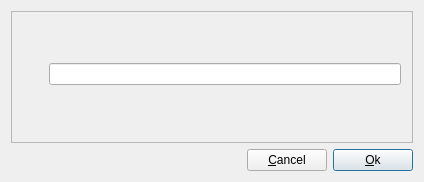
<?xml version="1.0" encoding="UTF-8"?>
<ui version="4.0">
 <class>PWDialog</class>
 <widget class="QDialog" name="PWDialog">
  <property name="geometry">
   <rect>
    <x>0</x>
    <y>0</y>
    <width>418</width>
    <height>182</height>
   </rect>
  </property>
  <property name="windowTitle">
   <string>Kerberos Password Dialog</string>
  </property>
  <layout class="QGridLayout" name="pwdLayout">
   <item row="1" column="2">
    <widget class="QPushButton" name="okButton">
     <property name="sizePolicy">
      <sizepolicy hsizetype="Minimum" vsizetype="Fixed">
       <horstretch>0</horstretch>
       <verstretch>0</verstretch>
      </sizepolicy>
     </property>
     <property name="text">
      <string>&amp;Ok</string>
     </property>
     <property name="shortcut">
      <string>Alt+O</string>
     </property>
     <property name="default">
      <bool>true</bool>
     </property>
    </widget>
   </item>
   <item row="1" column="1">
    <widget class="QPushButton" name="cancelButton">
     <property name="text">
      <string>&amp;Cancel</string>
     </property>
     <property name="shortcut">
      <string>Alt+C</string>
     </property>
    </widget>
   </item>
   <item row="1" column="0">
    <spacer name="spacer1">
     <property name="orientation">
      <enum>Qt::Horizontal</enum>
     </property>
     <property name="sizeType">
      <enum>QSizePolicy::Fixed</enum>
     </property>
     <property name="sizeHint" stdset="0">
      <size>
       <width>230</width>
       <height>20</height>
      </size>
     </property>
    </spacer>
   </item>
   <item row="0" column="0" colspan="3">
    <widget class="QFrame" name="frame">
     <property name="frameShape">
      <enum>QFrame::StyledPanel</enum>
     </property>
     <property name="frameShadow">
      <enum>QFrame::Plain</enum>
     </property>
     <layout class="QGridLayout" name="gridLayout">
      <item row="0" column="0">
       <widget class="QLabel" name="pixmapLabel1">
        <property name="sizePolicy">
         <sizepolicy hsizetype="Fixed" vsizetype="Fixed">
          <horstretch>0</horstretch>
          <verstretch>0</verstretch>
         </sizepolicy>
        </property>
        <property name="pixmap">
         <pixmap>image0</pixmap>
        </property>
        <property name="scaledContents">
         <bool>true</bool>
        </property>
        <property name="wordWrap">
         <bool>false</bool>
        </property>
       </widget>
      </item>
      <item row="0" column="1">
       <widget class="QLabel" name="errorLabel">
        <property name="sizePolicy">
         <sizepolicy hsizetype="Preferred" vsizetype="Fixed">
          <horstretch>0</horstretch>
          <verstretch>0</verstretch>
         </sizepolicy>
        </property>
        <property name="palette">
         <palette>
          <active>
           <colorrole role="WindowText">
            <brush brushstyle="SolidPattern">
             <color alpha="255">
              <red>255</red>
              <green>0</green>
              <blue>0</blue>
             </color>
            </brush>
           </colorrole>
          </active>
          <inactive>
           <colorrole role="WindowText">
            <brush brushstyle="SolidPattern">
             <color alpha="255">
              <red>0</red>
              <green>0</green>
              <blue>0</blue>
             </color>
            </brush>
           </colorrole>
          </inactive>
          <disabled>
           <colorrole role="WindowText">
            <brush brushstyle="SolidPattern">
             <color alpha="255">
              <red>119</red>
              <green>119</green>
              <blue>119</blue>
             </color>
            </brush>
           </colorrole>
          </disabled>
         </palette>
        </property>
        <property name="font">
         <font>
          <italic>true</italic>
         </font>
        </property>
        <property name="text">
         <string/>
        </property>
        <property name="wordWrap">
         <bool>false</bool>
        </property>
       </widget>
      </item>
      <item row="1" column="0" rowspan="2">
       <spacer name="spacer3">
        <property name="orientation">
         <enum>Qt::Vertical</enum>
        </property>
        <property name="sizeType">
         <enum>QSizePolicy::Expanding</enum>
        </property>
        <property name="sizeHint" stdset="0">
         <size>
          <width>20</width>
          <height>50</height>
         </size>
        </property>
       </spacer>
      </item>
      <item row="1" column="1">
       <widget class="QLabel" name="krb5prompt">
        <property name="sizePolicy">
         <sizepolicy hsizetype="Preferred" vsizetype="Fixed">
          <horstretch>0</horstretch>
          <verstretch>0</verstretch>
         </sizepolicy>
        </property>
        <property name="text">
         <string/>
        </property>
        <property name="wordWrap">
         <bool>false</bool>
        </property>
       </widget>
      </item>
      <item row="2" column="1">
       <widget class="QLineEdit" name="promptEdit"/>
      </item>
      <item row="3" column="1">
       <spacer name="spacer3_2">
        <property name="orientation">
         <enum>Qt::Vertical</enum>
        </property>
        <property name="sizeType">
         <enum>QSizePolicy::Expanding</enum>
        </property>
        <property name="sizeHint" stdset="0">
         <size>
          <width>20</width>
          <height>21</height>
         </size>
        </property>
       </spacer>
      </item>
     </layout>
    </widget>
   </item>
  </layout>
 </widget>
 <layoutdefault spacing="6" margin="11"/>
 <tabstops>
  <tabstop>promptEdit</tabstop>
  <tabstop>okButton</tabstop>
  <tabstop>cancelButton</tabstop>
 </tabstops>
 <resources/>
 <connections>
  <connection>
   <sender>okButton</sender>
   <signal>clicked()</signal>
   <receiver>PWDialog</receiver>
   <slot>accept()</slot>
   <hints>
    <hint type="sourcelabel">
     <x>20</x>
     <y>20</y>
    </hint>
    <hint type="destinationlabel">
     <x>20</x>
     <y>20</y>
    </hint>
   </hints>
  </connection>
  <connection>
   <sender>cancelButton</sender>
   <signal>clicked()</signal>
   <receiver>PWDialog</receiver>
   <slot>reject()</slot>
   <hints>
    <hint type="sourcelabel">
     <x>20</x>
     <y>20</y>
    </hint>
    <hint type="destinationlabel">
     <x>20</x>
     <y>20</y>
    </hint>
   </hints>
  </connection>
 </connections>
</ui>
